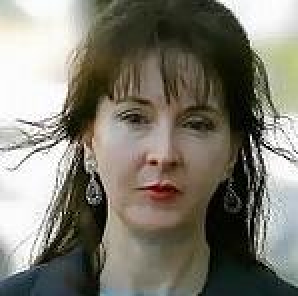
#> input picture Module-2/data/female/female_000064.jpg, 149 x 148 px (shown 2 times larger); its folder holds only this picture in this run
$ jupyter execute Untitled1.ipynb   (shell and % lines are left out)
#> lines starting #> are read from the running program, lines starting #| are printed output that depends on the picture
[cell 1]
import numpy as np
import cv2
import matplotlib.pyplot as plt

[cell 2]
from glob import glob

[cell 3]
femalepath=glob('./data/female/*.jpg')
malepath=glob('./data/male/*.jpg')

[cell 4]
len(femalepath),len(malepath)

[cell 5]
path=femalepath[0]
img=cv2.imread(path)
#> img is the input picture: shape (148, 149, 3); mean B, G, R 112.1, 123.2, 126.2

[cell 6]
plt.imshow(img)
plt.show()

[cell 7]
gray=cv2.cvtColor(img,cv2.COLOR_BGR2GRAY)
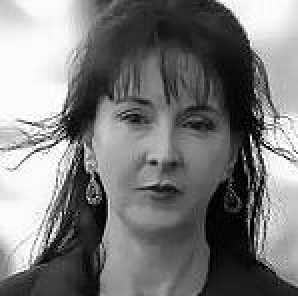
#> gray: shape (148, 149) (shown 2 times larger); min 0, max 255, mean 122.8
gray.shape
#> Out = (148, 149)

[cell 8]
plt.imshow(gray,cmap='gray')

[cell 9]
haar=cv2.CascadeClassifier('./model/haarcascade_frontalface_default.xml')

[cell 10]
faces=haar.detectMultiScale(gray,1.5,5)
#> faces = [[41, 31, 81, 81]]
print(faces)
#| [[41 31 81 81]]


$ run again, on Module-2/data/female/female_000522.jpg
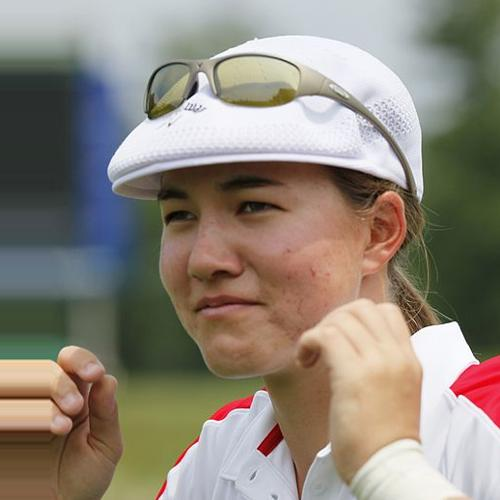
#> input picture Module-2/data/female/female_000522.jpg, 500 x 500 px
#> img is the input picture: shape (500, 500, 3); mean B, G, R 122.2, 133.7, 142.2
#> `gray=cv2.cvtColor(img,cv2.COLOR_BGR2GRAY)`:
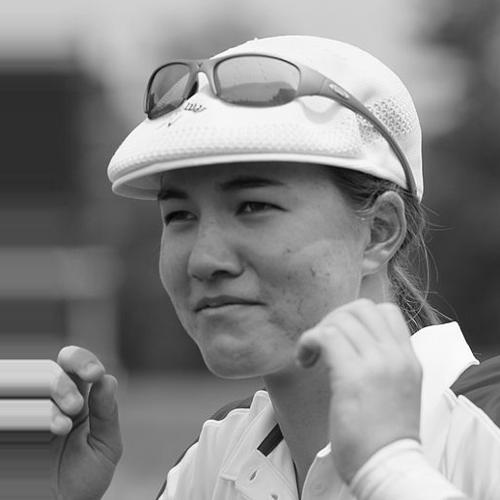
#> gray: shape (500, 500); min 2, max 255, mean 134.9
#> faces = ()

$ run again, on Module-2/data/female/female_000660.jpg
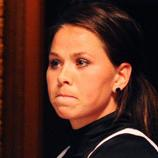
#> input picture Module-2/data/female/female_000660.jpg, 158 x 158 px
#> img is the input picture: shape (158, 158, 3); mean B, G, R 34.9, 46, 82.6
#> `gray=cv2.cvtColor(img,cv2.COLOR_BGR2GRAY)`:
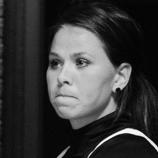
#> gray: shape (158, 158); min 0, max 253, mean 55.7
#> faces = [[30, 32, 81, 81]]
#| [[30 32 81 81]]

$ run again, on Module-2/data/female/female_000691.jpg
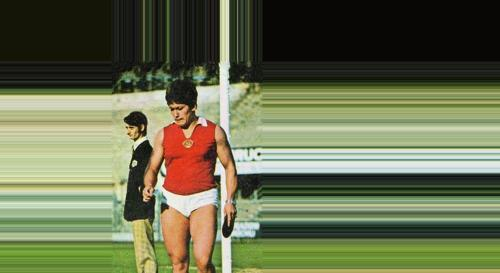
#> input picture Module-2/data/female/female_000691.jpg, 500 x 273 px
#> img is the input picture: shape (273, 500, 3); mean B, G, R 79.6, 111.3, 105.4
#> `gray=cv2.cvtColor(img,cv2.COLOR_BGR2GRAY)`:
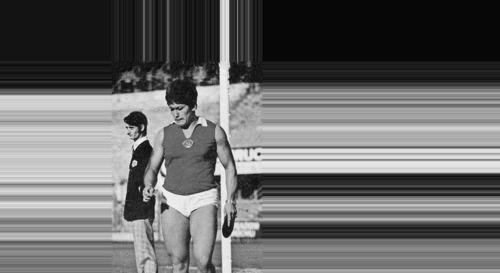
#> gray: shape (273, 500); min 5, max 251, mean 105.9
#> faces = ()
